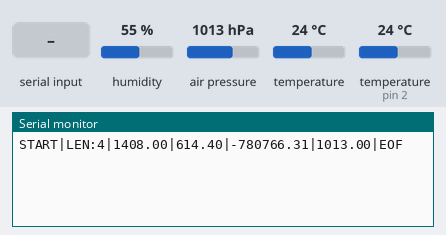
Bench run of a sketch on a simulated Arduino Uno, built with avr-gcc and run on an emulated ATmega328P. Parts: the last lines printed to the serial monitor. Wiring (inferred from the names in the program): DHT11 sensor: data pin 2. The inputs (shaded band) are chosen by the test bench; at power-on: humidity 55 %, air pressure 1013 hPa, temperature 24 °C, temperature (sensor on pin 2) 24 °C.

Above: at 1.6 s.
1.7 s: "HELP" received over Serial
At 3.5 s:
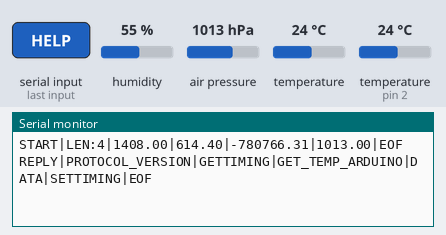
4.2 s: "PROTOCOL_VERSION" received over Serial
At 5.7 s:
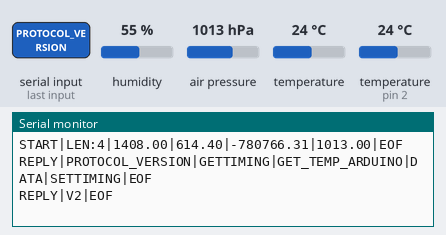
6.8 s: "GETTIMING" received over Serial
At 8.2 s:
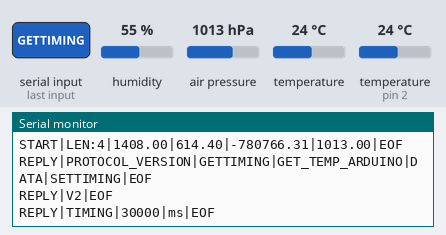
9.3 s: "GET_TEMP_ARDUINO" received over Serial
At 11.1 s:
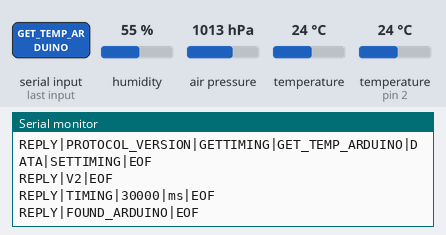
11.8 s: "SETTIMING|" received over Serial
At 13.9 s:
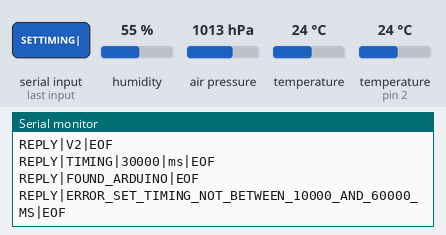
14.4 s: "90,45\n" received over Serial
At 16.9 s:
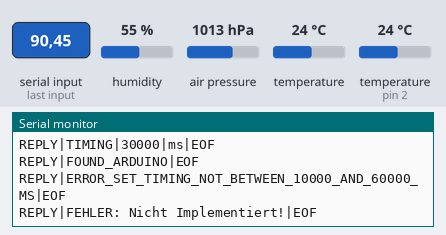

The sketch:

ArduinoTimingLight.ino
```cpp
#include <SFE_BMP180.h>
#include "DHT.h"

#define DHTPIN 2
#define DHTTYPE DHT22
#define SERIALWAIT 200

int DELAY_TIME = 30000; //Delay Time between each processData() call (ms)

DHT dht(DHTPIN, DHTTYPE);
SFE_BMP180 pressure;

float h = 0;   //Luftfeuchte auslesen
float t = 0;   //Temperatur auslesen
float r = 0;   //Heat-Index berechnen
double p0 = 0; //Wert fuer Luftdruck

void initSerial(void)
{
  Serial.begin(9600);
  Serial.flush();
}

void initSensors(void)
{
  dht.begin();
  pressure.begin();
}


void setup(void)
{
  initSerial();
  initSensors();
}

void checkSerialData()
{
  for (int i = 1; i <=100; i++)
  {
    if ((Serial.available() > 0))
    {
      processIncomingData(Serial.readString());
      Serial.flush();
    }
    delay(DELAY_TIME / 100);
  }
}

void loop(void)
{
  processData();
  checkSerialData();
}

void processIncomingData(String data)
{
  if (data == "HELP")
  {
    Serial.println("REPLY|PROTOCOL_VERSION|GETTIMING|GET_TEMP_ARDUINO|DATA|SETTIMING|EOF");
    return;
  } else if (data == "PROTOCOL_VERSION")
  {
    Serial.println("REPLY|V2|EOF");
    return;
  } else if (data == "GETTIMING")
  {
    Serial.print("REPLY|TIMING|");
    Serial.print(DELAY_TIME);
    Serial.println("|ms|EOF");
    return;
  } else if (data == "GET_TEMP_ARDUINO")
  {
    Serial.println("REPLY|FOUND_ARDUINO|EOF");
    return;
  } else if (data == "DATA")
  {
    writeSerialProtocolV2(h, t, r, p0);
    return;
  } else if (data.startsWith("SETTIMING|"))
  {
    String tmp = data.substring(10);
    int newTiming = tmp.toInt();

    if (newTiming < 10000 || newTiming > 60000)
    {
      Serial.println("REPLY|ERROR_SET_TIMING_NOT_BETWEEN_10000_AND_60000_MS|EOF");
    } else
    {
      DELAY_TIME = newTiming;
      Serial.print("REPLY|OK_SET_TO_NEW_TIMING_");
      Serial.print(DELAY_TIME);
      Serial.println("_MS|EOF");
    }
    return;
  }

  Serial.println("REPLY|FEHLER: Nicht Implementiert!|EOF");
}


void writeSerialProtocolV2(float humanity, float temperature, float heatIndex, double airPressure)
{
  Serial.print("START");
  Serial.print("|"); // delim
  Serial.print("LEN:4"); //4 Werte werden uebertragen
  Serial.print("|"); // delim
  Serial.print(humanity); // Luftfeuchte
  Serial.print("|"); // delim
  Serial.print(temperature); // Temperatur
  Serial.print("|"); // delim
  Serial.print(heatIndex); // HeatIndex
  Serial.print("|");
  Serial.print(airPressure); //Luftdruck millibar
  Serial.print("|"); // delim
  Serial.println("EOF");
  Serial.flush();
  delay(SERIALWAIT);
}


bool getPressure(double * value)
{
  double T,P;
  char st;

  st = pressure.startTemperature();

  if (st != 0)
  {
    delay(st);
    st = pressure.getTemperature(T);
  }

  st = pressure.startPressure(3);

  if (st != 0)
  {
    delay(st);

    st = pressure.getPressure(P,T);

    if (st != 0)
    {
      *value = P;
      return true;
    }
  }
  return false;
}

void processData()
{
  h = dht.readHumidity();     //Luftfeuchte auslesen
  t = dht.readTemperature();  //Temperatur auslesen
  r = dht.computeHeatIndex(t, h, false); //Heat-Index berechnen
  p0 = 0; //Wert fuer Luftdruck
  bool pressAvailable = getPressure(&p0); //Luftdruck lesen

  if (isnan(t) || isnan(h) || isnan(r) || !pressAvailable) //Fehler beim Lesen eines der Daten
  {
    if (Serial)
    {
      Serial.println("Fehler: Daten konnten gelesen werden!");
      Serial.flush();
    }
  }
  else
  {
    writeSerialProtocolV2(h, t, r, p0);
  }

}
```

DHT.h
```cpp
// (licence header left out)
#ifndef DHT_H
#define DHT_H

#if ARDUINO >= 100
 #include "Arduino.h"
#else
 #include "WProgram.h"
#endif


// Uncomment to enable printing out nice debug messages.
//#define DHT_DEBUG

// Define where debug output will be printed.
#define DEBUG_PRINTER Serial

// Setup debug printing macros.
#ifdef DHT_DEBUG
  #define DEBUG_PRINT(...) { DEBUG_PRINTER.print(__VA_ARGS__); }
  #define DEBUG_PRINTLN(...) { DEBUG_PRINTER.println(__VA_ARGS__); }
#else
  #define DEBUG_PRINT(...) {}
  #define DEBUG_PRINTLN(...) {}
#endif

// Define types of sensors.
#define DHT11 11
#define DHT22 22
#define DHT21 21
#define AM2301 21


class DHT {
  public:
   DHT(uint8_t pin, uint8_t type, uint8_t count=6);
   void begin(void);
   float readTemperature(bool S=false, bool force=false);
   float convertCtoF(float);
   float convertFtoC(float);
   float computeHeatIndex(float temperature, float percentHumidity, bool isFahrenheit=true);
   float readHumidity(bool force=false);
   boolean read(bool force=false);

 private:
  uint8_t data[5];
  uint8_t _pin, _type;
  #ifdef __AVR
    // Use direct GPIO access on an 8-bit AVR so keep track of the port and bitmask
    // for the digital pin connected to the DHT.  Other platforms will use digitalRead.
    uint8_t _bit, _port;
  #endif
  uint32_t _lastreadtime, _maxcycles;
  bool _lastresult;

  uint32_t expectPulse(bool level);

};

class InterruptLock {
  public:
   InterruptLock() {
    noInterrupts();
   }
   ~InterruptLock() {
    interrupts();
   }

};

#endif
```

Measured:
- after the input at 1.7 s, the serial monitor: prints a new line after 1.1 s (image 1)
- after the input at 4.2 s, the serial monitor: prints a new line after 1.1 s (image 2)
- after the input at 6.8 s, the serial monitor: prints a new line after 1.0 s (image 3)
- after the input at 9.3 s, the serial monitor: prints a new line after 1.1 s (image 4)
- after the input at 11.8 s, the serial monitor: prints a new line after 1.1 s (image 5)
- after the input at 14.4 s, the serial monitor: prints a new line after 1.1 s (image 6)
